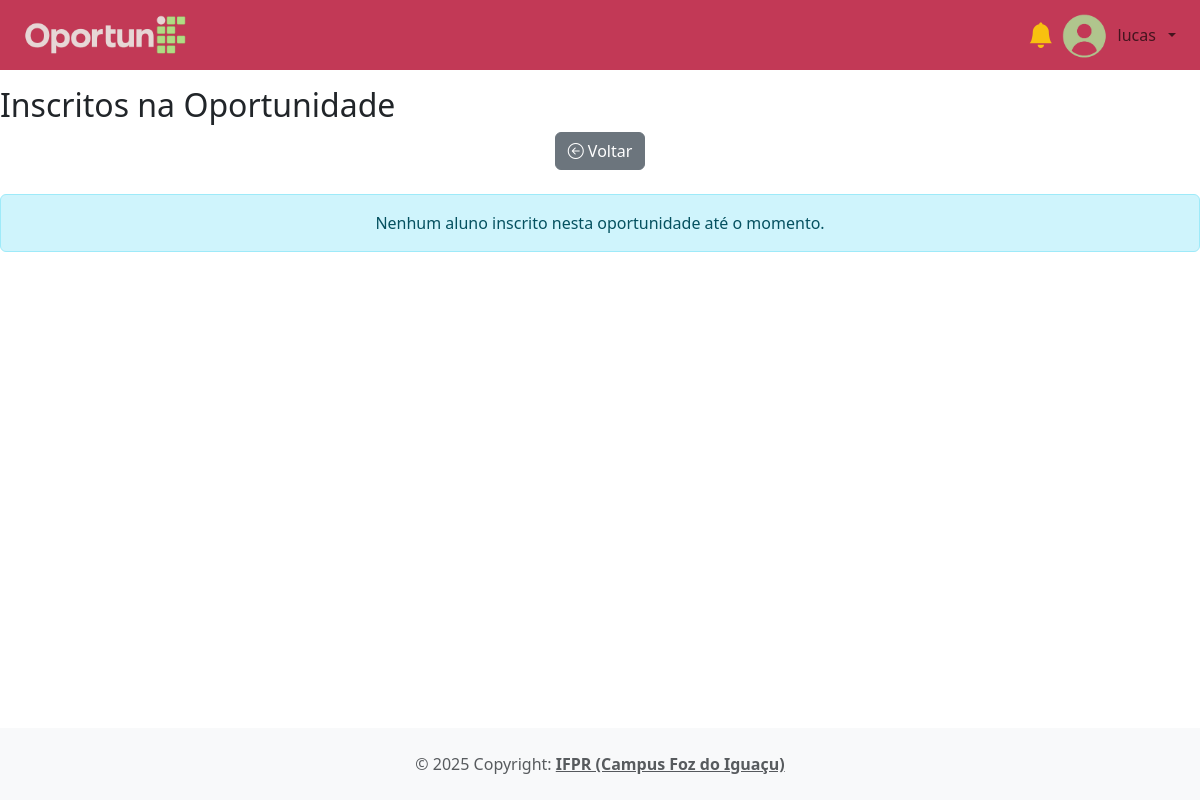
Page /app/controller/InscricaoController.php?action=listarInscritos&idOport=29 (signed in) on the earlier database version.
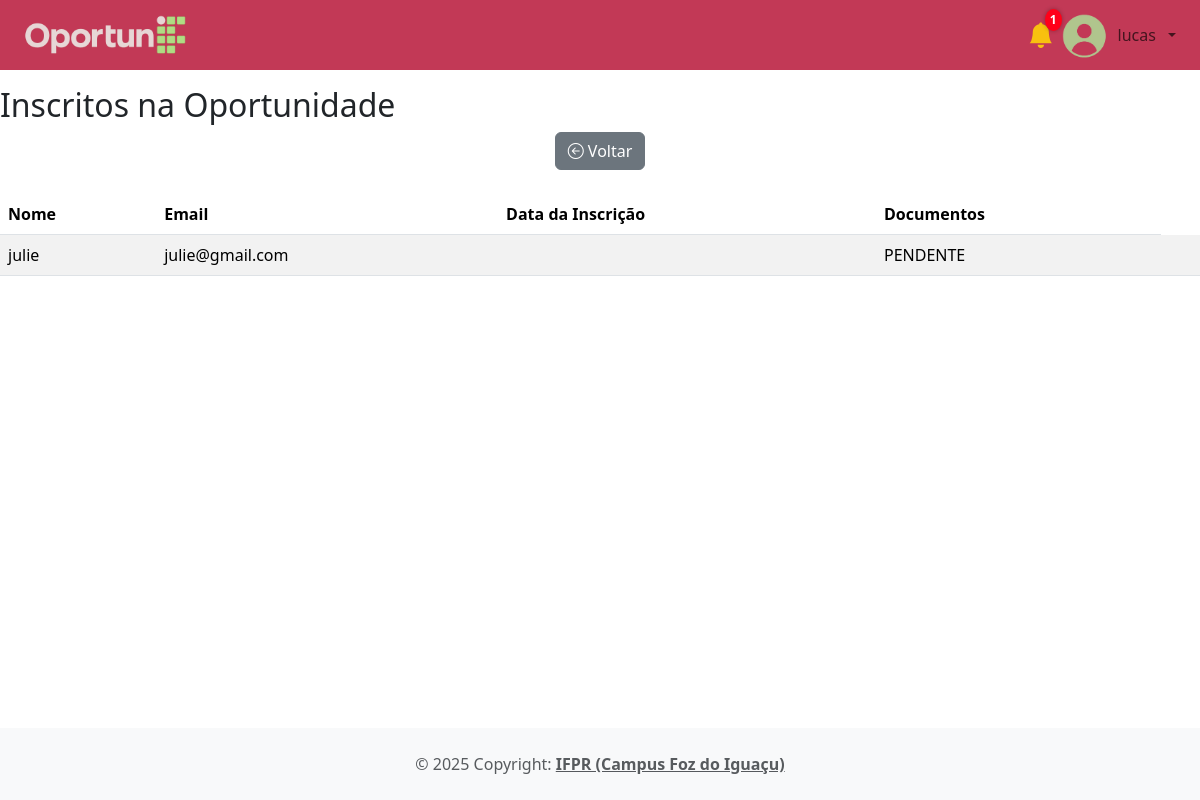
Same page on the later database version.
### tables this page shows
CREATE TABLE `inscricoes` (
  `idInscricoes` int(11) NOT NULL,
  `documentosAnexo` varchar(100) DEFAULT NULL,
  `feedbackProfessor` text DEFAULT NULL,
  `status` enum('PENDENTE','APROVADO','REPROVADO') DEFAULT NULL,
  `idOportunidades` int(11) NOT NULL,
  `idUsuarios` int(11) NOT NULL,
  `dataInscricao` datetime DEFAULT current_timestamp()
);

CREATE TABLE `usuarios` (
  `idUsuarios` int(11) NOT NULL,
  `nomeCompleto` varchar(45) NOT NULL,
  `email` varchar(45) NOT NULL,
  `cpf` varchar(20) NOT NULL,
  `senha` varchar(255) NOT NULL,
  `tipoUsuario` enum('ALUNO','PROFESSOR','ADMIN') NOT NULL,
  `matricula` varchar(45) DEFAULT NULL,
  `idCursos` int(11) DEFAULT NULL,
  `fotoPerfil` varchar(255) DEFAULT NULL
);

### app/controller/InscricaoController.php (called while the page is built, shortened)
<?php
class InscricaoController extends Controller
{
    public function __construct()
    {
        $this->handleAction();
    }
    public function listarInscritos()
    {
        $idOport = intval($_GET['idOport']);
        require_once(__DIR__ . "/../dao/InscricaoDAO.php");
        $inscricaoDao = new InscricaoDAO();
        $inscritos = $inscricaoDao->listarInscritosPorOportunidade($idOport);
        $dados["inscritos"] = $inscritos;
        $dados["idOport"] = $idOport;
        $this->loadView("inscricao/inscritos_list.php", $dados);
    }
}
new InscricaoController();

### app/dao/InscricaoDAO.php (called while the page is built, shortened)
<?php
require_once(__DIR__ . "/../connection/Connection.php");
class InscricaoDAO
{
    private $conn;
    public function __construct()
    {
        $this->conn = Connection::getConn();
    }
    public function listarInscritosPorOportunidade($idOportunidade)
{
    $sql = "SELECT
                i.idInscricoes,
                u.nomeCompleto AS nome,
                u.email AS email,
                i.documentosAnexo AS documentos,
                i.status,
                i.feedbackProfessor
            FROM inscricoes i
            INNER JOIN usuarios u ON u.idUsuarios = i.idUsuarios
            WHERE i.idOportunidades = :idOportunidade
            ORDER BY i.idInscricoes DESC";
    $stmt = $this->conn->prepare($sql);
    $stmt->bindValue(':idOportunidade', $idOportunidade, PDO::PARAM_INT);
    $stmt->execute();
    return $stmt->fetchAll(PDO::FETCH_ASSOC);
}
}

### app/connection/Connection.php (called while the page is built)
<?php
class Connection
{
    public static function getConn()
    {
        $conn = new Connection();
        return $conn->getConnection();
    }
    public function getConnection()
    {
        $str_conn = "mysql:host=" . DB_HOST . ";dbname=" . DB_NAME;
        $options = array(
            PDO::MYSQL_ATTR_INIT_COMMAND => "SET NAMES utf8",
            PDO::ATTR_ERRMODE => PDO::ERRMODE_EXCEPTION
        );
        try {
            $conn = new PDO($str_conn, DB_USER, DB_PASSWORD, $options);
            return $conn;
        } catch (PDOException $e) {
            echo "Falha ao conectar na base de dados: " . $e->getMessage();
        }
    }
}

### app/view/inscricao/inscritos_list.php (the view, shortened to what the changed rows need)
<?php require_once(__DIR__ . "/../include/header.php"); ?>
<?php require_once(__DIR__ . "/../include/menu.php"); ?>
<h2 class="titulo-pagina">Inscritos na Oportunidade</h2>
<div class="text-center mb-4">
    <a href="<?= BASEURL ?>/controller/HomeController.php?action=homeProfessor" class="btn btn-secondary">
    </a>
</div>
<?php if (count($dados['inscritos']) > 0): ?>
    <table class="table table-striped">
        <thead>
            <tr>
                <th>Nome</th>
                <th>Email</th>
                <th>Data da Inscrição</th>
                <th>Documentos</th>
            </tr>
        </thead>
        <tbody>
            <?php foreach ($dados['inscritos'] as $inscrito): ?>
                <tr>
                    <td><?= htmlspecialchars($inscrito['nome'] ?? '') ?></td>
                    <td><?= htmlspecialchars($inscrito['email'] ?? '') ?></td>
                    <td><?= htmlspecialchars($inscrito['documentos'] ?? '') ?></td>
                    <td><?= htmlspecialchars($inscrito['status'] ?? '') ?></td>
                    <td><?= htmlspecialchars($inscrito['feedbackProfessor'] ?? '') ?></td>
                </tr>
            <?php endforeach; ?>
        </tbody>
    </table>
<?php else: ?>
    <div class="alert alert-info text-center">
        Nenhum aluno inscrito nesta oportunidade até o momento.
    </div>
<?php endif; ?>
<?php require_once(__DIR__ . "/../include/footer.php"); ?>

### app/view/include/menu.php (shortened to what the changed rows need)
<?php
$notificacoes = 0;
if (isset($_SESSION[SESSAO_USUARIO_NOTIFICACOES])) {
    $notificacoes = $_SESSION[SESSAO_USUARIO_NOTIFICACOES];
} else {
    $notificacoes = $_SESSION[SESSAO_USUARIO_NOTIFICACOES];
}
$homePage = HOME_PAGE_ADMIN;
if ($_SESSION[SESSAO_USUARIO_TIPO] == UsuarioTipo::ALUNO)
    $homePage = HOME_PAGE_ALUNO;
elseif ($_SESSION[SESSAO_USUARIO_TIPO] == UsuarioTipo::PROFESSOR)
    $homePage = HOME_PAGE_PROFESSOR;
?>
<link rel="stylesheet" href="<?= BASEURL ?>/view/css/menus.css">
<nav class="navbar navbar-expand-md px-3 mb-3" style="background-color: #c23956">
    <a class="navbar-brand" href="<?= $homePage ?>">
    </a>
    <div class="collapse navbar-collapse" id="navSite">
       <ul class="navbar-nav ms-auto mr-3">
<li class="nav-item notificacao-item">
    <a href="<?= BASEURL . '/controller/NotificacaoController.php?action=listar' ?>" class="notificacao-link">
        <i class="bi bi-bell-fill"></i>
        <?php if ($notificacoes > 0): ?>
            <span class="notificacao-badge"><?= $notificacoes ?></span>
        <?php endif; ?>
    </a>
</li>
        </ul>
    </div>
</nav>

Differences in the rows shown:
added inscricoes: idUsuarios.nomeCompleto "julie", idUsuarios.email "julie@gmail.com", status "PENDENTE"
Other differences:
$notificacoes: (not shown) → "1"
text no longer shown: "Nenhum aluno inscrito nesta oportunidade até o momento."
text now shown: "Nome Email Data da Inscrição Documentos"
